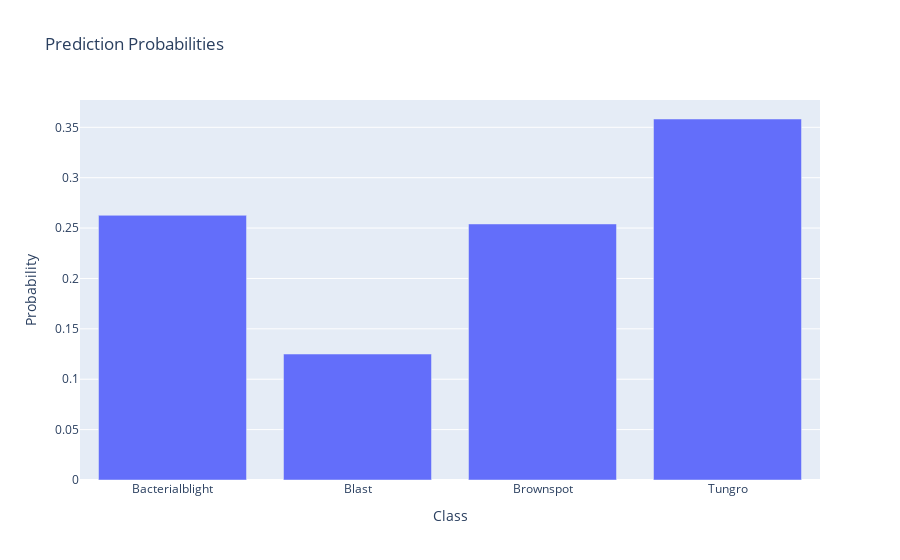

The code cell stored with this chart in its notebook:
### Code cell
import numpy as np
from tensorflow.keras.models import load_model
from tensorflow.keras.preprocessing import image
import plotly.graph_objects as go

# Load the trained model
model = load_model('model_vgg16.h5')

# Path to the image
img_path = r"C:\Users\X270\Desktop\Rice Disease Detection Using CNN\Rice Disease Detection Using CNN\train\Brownspot\brownspot_orig_099.jpg"

# Load and preprocess the image
img = image.load_img(img_path, target_size=(224, 224))
img_array = image.img_to_array(img) / 255.0  # Normalize the image
img_array = np.expand_dims(img_array, axis=0)

# Make prediction
predictions = model.predict(img_array)
predicted_class = np.argmax(predictions, axis=1)

# Define class labels (adjust based on your training set)
class_labels = ['Bacterialblight', 'Blast', 'Brownspot', 'Tungro']
predicted_label = class_labels[predicted_class[0]]

# Create a bar plot of the prediction probabilities
fig = go.Figure([go.Bar(x=class_labels, y=predictions[0])])
fig.update_layout(title='Prediction Probabilities', xaxis_title='Class', yaxis_title='Probability')

# Show the plot
fig.show()

print(f"Predicted Disease: {predicted_label}")

### Figure 1 — Plotly figure (JSON) as saved in the notebook; plotly's stock layout.template omitted (floating-point values rounded to 4 significant figures)
{"data": [{"type": "bar", "x": ["Bacterialblight", "Blast", "Brownspot", "Tungro"], "y": [0.2627, 0.125, 0.2541, 0.3582]}], "layout": {"autosize": true, "title": {"text": "Prediction Probabilities"}, "xaxis": {"autorange": true, "range": [-0.5, 3.5], "title": {"text": "Class"}, "type": "category"}, "yaxis": {"autorange": true, "range": [0, 0.3771], "title": {"text": "Probability"}, "type": "linear"}}}
